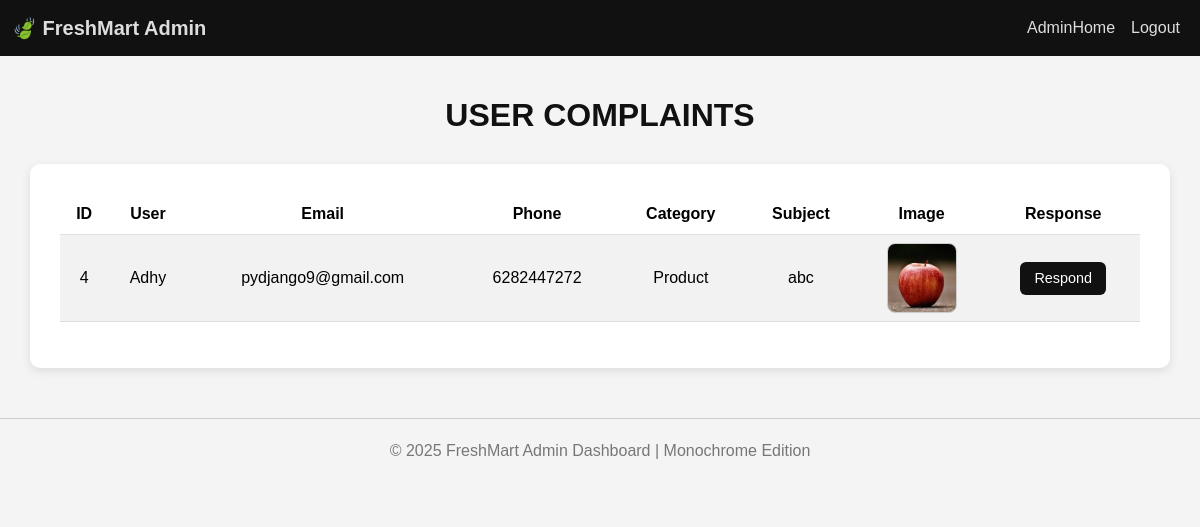
Screenshot of /complaint_view with the database file from the repository.
### myapp/models.py (models this page shows, shortened)
class Complaint(models.Model):
    USER = models.ForeignKey(User, on_delete=models.CASCADE)
    image=models.ImageField(upload_to='products')
    email=models.CharField(max_length=20)
    phone=models.IntegerField(max_length=10)
    category=models.CharField(max_length=20)
    subject=models.CharField(max_length=50)

class User(models.Model):
    LOGIN=models.ForeignKey(Login,on_delete=models.CASCADE)
    username=models.CharField(max_length=20)
    firstname=models.CharField(max_length=20)
    lastname=models.CharField(max_length=20)
    phone=models.CharField(max_length=20)

### myapp/views.py (the view)
# urls.py: path('complaint_view', views.complaint_view, name='complaint_view'),
def complaint_view(request):
    c=Complaint.objects.all()
    return render(request,'complaint_view.html',{'result':c})

### templates/complaint_view.html (shortened to what this page needs)
{% load static %}
<!DOCTYPE html>
<html lang="en">
<head>
  <link href="https://cdn.jsdelivr.net/npm/bootstrap@5.3.2/dist/css/bootstrap.min.css" rel="stylesheet">
</head>
<body>
<nav class="navbar navbar-expand-lg navbar-dark">
  <div class="container-fluid">
    <a class="navbar-brand fw-bold" href="#">🍃 FreshMart Admin</a>
    <div class="collapse navbar-collapse justify-content-end" id="navbarNav">
      <ul class="navbar-nav">
        <li class="nav-item"><a class="nav-link" href="adminhome">AdminHome</a></li>
        <li class="nav-item"><a class="nav-link text-danger" href="logout">Logout</a></li>
      </ul>
    </div>
  </div>
</nav>
<div class="page-header">
  <h2>User Complaints</h2>
</div>
<div class="container table-container">
  {% if result %}
  <table class="table table-striped table-hover align-middle">
    <thead>
      <tr>
        <th>ID</th>
        <th>User</th>
        <th>Email</th>
        <th>Phone</th>
        <th>Category</th>
        <th>Subject</th>
        <th>Image</th>
        <th>Response</th>
      </tr>
    </thead>
    <tbody>
      {% for c in result %}
      <tr>
        <td>{{ c.id }}</td>
        <td>{{ c.USER.firstname }}</td>
        <td>{{ c.email }}</td>
        <td>{{ c.phone }}</td>
        <td>{{ c.category }}</td>
        <td>{{ c.subject }}</td>
        <td>
          {% if c.image %}
            <img src="{{ c.image.url }}" alt="Complaint Image">
          {% else %}
            <span class="text-muted">No Image</span>
          {% endif %}
        </td>
        <td>
          <a href="{% url 'response' %}" class="btn btn-dark">Respond</a>
        </td>
      </tr>
      {% endfor %}
    </tbody>
  </table>
  {% else %}
    <p class="no-complaints">No complaints found.</p>
  {% endif %}
</div>
<footer>
  <p>© 2025 FreshMart Admin Dashboard | Monochrome Edition</p>
</footer>
</body>
</html>

### templates/complaint_view.html (style rules this page uses)
body { background-color: #f4f4f4; color: #111; font-family: "Poppins", sans-serif; }
.navbar { background-color: #111; }
.navbar-brand, .nav-link { color: #ddd !important; }
.page-header { text-align: center; margin: 40px 0 30px; }
.page-header h2 { font-weight: 600; text-transform: uppercase; color: #111; }
.table-container { background: #fff; border-radius: 10px; padding: 30px; box-shadow: 0 3px 10px rgba(0,0,0,0.1); }
th { background-color: #111; color: #fff; text-align: center; padding: 12px; }
td { text-align: center; padding: 10px; border-bottom: 1px solid #ddd; vertical-align: middle; color: #333; }
img { width: 70px; height: 70px; object-fit: cover; border-radius: 8px; border: 1px solid #ccc; }
footer { text-align: center; color: #777; padding: 20px 0; margin-top: 50px; border-top: 1px solid #ccc; }
.btn-dark { background-color: #111; border: none; color: #fff; padding: 6px 14px; border-radius: 6px; text-decoration: none; transition: 0.3s; font-size: 0.9rem; }

### rows the page displays
Complaint: id "4", USER.firstname "Adhy", email "pydjango9@gmail.com", phone "6282447272", category "Product", subject "abc", image (picture)
